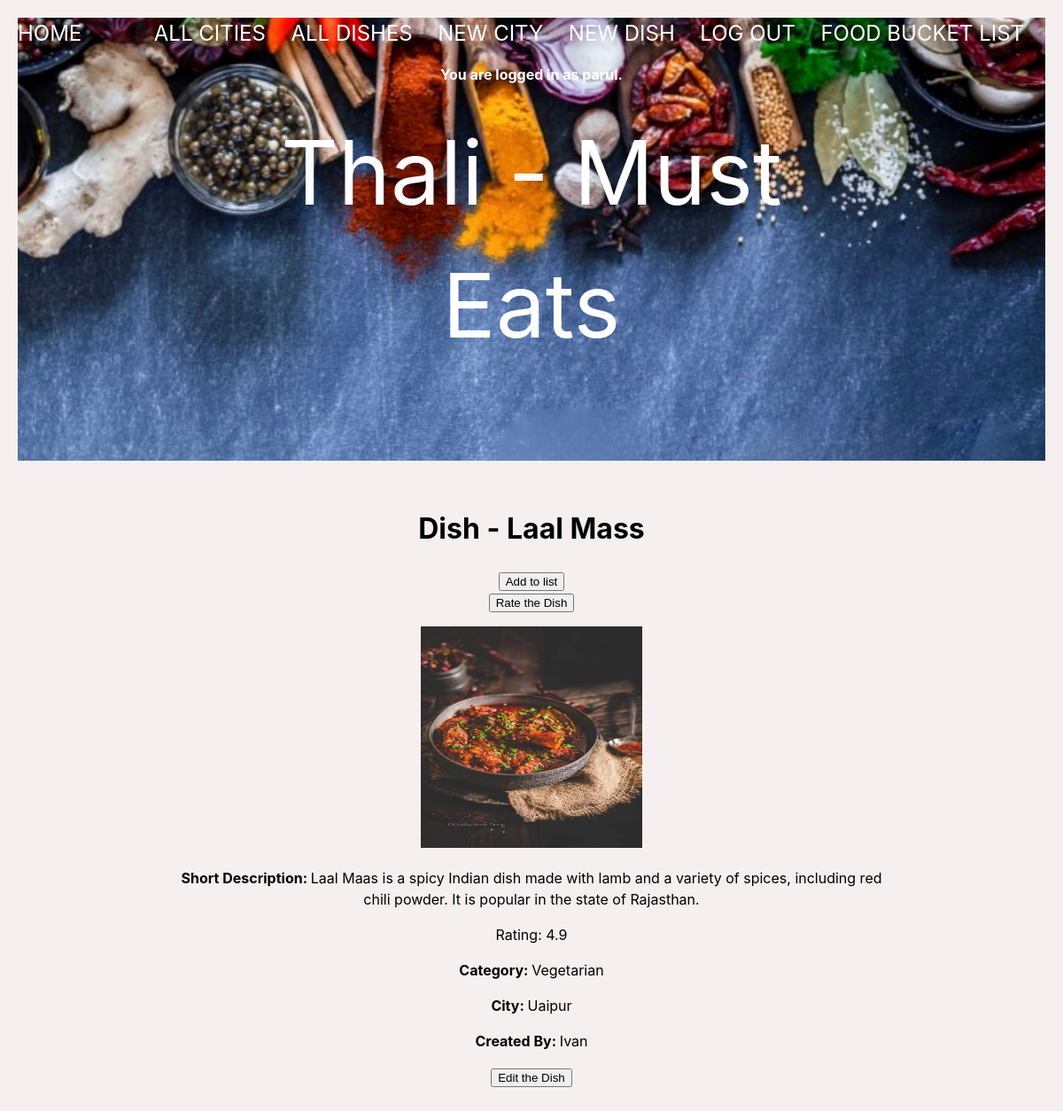
/dish/1 (signed in), run on the app's committed database.
### thali_app/models.py (models this page shows, shortened)
class User(UserMixin, db.Model):
    id = db.Column(db.Integer, primary_key=True)
    username = db.Column(db.String(80), nullable=False)
    password = db.Column(db.String(80), nullable=False)
    favorites_list_user = db.relationship(
        'Dish', secondary='user_favorites_list', back_populates='favorites_list_dishes')
    def __str__(self):
        return f"{self.username}"

class Dish(db.Model):
    id = db.Column(db.Integer, primary_key=True)
    name = db.Column(db.String(80), nullable=False)
    short_desc = db.Column(db.String(250), nullable=False)
    category = db.Column(db.Enum(FoodCategory), default=FoodCategory.OTHER)
    photo_url = db.Column(URLType)
    where_to_eat = db.Column(db.String(80), nullable=False)
    rating = db.Column(db.Float, default=0)
    ratings = db.relationship('Rating', backref='dish')
    city_id = db.Column(
        db.Integer, db.ForeignKey('city.id'), nullable=False)
    city = db.relationship('City', back_populates='dishes')
    state = db.relationship('City', back_populates='dishes')
    country = db.relationship('City', back_populates='dishes')
    created_by_id = db.Column(db.Integer, db.ForeignKey('user.id'))
    created_by = db.relationship('User')
    favorites_list_dishes = db.relationship(
        'User', secondary='user_favorites_list', back_populates='favorites_list_user')

class City(db.Model):
    id = db.Column(db.Integer, primary_key=True)
    name = db.Column(db.String(80), nullable=False)
    state = db.Column(db.String(80), nullable=False)
    region = db.Column(db.String(80), nullable=False)
    country = db.Column(db.String(80), nullable=False)
    short_desc = db.Column(db.String(500), nullable=False)
    dishes = db.relationship('Dish', back_populates='city')
    created_by_id = db.Column(db.Integer, db.ForeignKey('user.id'))
    created_by = db.relationship('User')

### thali_app/main/routes.py (the view)
@main.route('/dish/<dish_id>', methods=['GET', 'POST'])
@login_required
def dish_detail(dish_id):
    dish = Dish.query.get(dish_id)
    return render_template('dish_detail.html', dish=dish)

### thali_app/extensions.py (called while the page is built)
@login_manager.user_loader
def load_user(user_id):
    return User.query.get(user_id)

### thali_app/utils.py (called while the page is built)
    def __str__(self):
        return str(self.value)

### thali_app/templates/dish_detail.html
{% extends 'base.html' %}
{% block content %}
<h1>Dish - {{ dish.name }}</h1>
<form action="/add_to_favorites_list/{{ dish.id }}" method="post">
    <input type="submit" value="Add to list">
</form>
<form action="/dish/{{ dish.id }}/rate" method="post">
    <input type="submit" value="Rate the Dish">
</form>
<p><img src="{{ dish.photo_url }}" width="250px" height="250px"></p>
<p><strong>Short Description: </strong> {{ dish.short_desc }}</p>
<p>Rating: {{ dish.rating }}</p>
<p><strong>Category: </strong> {{ dish.category }}</p>
<p><strong>City: </strong> {{ dish.city.name }} </p>
<p><strong>Created By: </strong>{{ dish.created_by }}</p>
<form action="/dish/{{ dish.id }}/edit" method="post">
    <input type="submit" value="Edit the Dish">
</form>
{% endblock %}

### thali_app/templates/base.html (shortened to what this page needs)
<!DOCTYPE html>
<html>
    <head>
        <link rel="stylesheet" href="/static/style.css">
    </head>
    <body>
        <div class="page-header">
            <header>Thali - Must Eats</header>
            <nav>
                <a href="/">Home</a>
                <div>
                    {% if current_user.is_authenticated %}
                        <a href="/">All Cities</a>
                        <a href="/all_dishes">All Dishes</a>
                        <a href="/new_city">New City</a>
                        <a href="/new_dish">New Dish</a>
                        <a href="/logout">Log Out</a>
                        <a href="/favorites_list">Food Bucket List</a>
                    {% else %}
                    <!-- Only show these links if the current user is NOT
                        authenticated (logged in)! -->
                        <a href="/signup">Sign Up</a>
                        <a href="/login">Log In</a>
                    {% endif %}
                </div>
            </nav>
            {% if current_user.is_authenticated %}
                <p><b>You are logged in as {{ current_user.username }}.</b></p>
            {% endif %}
        </div>
        <div id="content">
            {% block content %}{% endblock %}
        </div>
    </body>
</html>

### thali_app/static/style.css (style rules this page uses)
body { font-family: -apple-system, BlinkMacSystemFont, 'Segoe UI', 'Roboto', 'Oxygen', 'Ubuntu', 'Cantarell', 'Fira Sans', 'Droid Sans', 'Helvetica Neue', sans-serif; -webkit-font-smoothing: antialiased; -moz-osx-font-smoothing: grayscale; line-height: 1.5; margin: 0; padding: 20px; text-align: center; background-color: rgb(245, 239, 239); }
.page-header { background-image: url('/static/img/background.jpeg'); background-size: cover; height: 500px; position: relative; color: #fff; }
.page-header::after { position: absolute; top: 0; left: 0; width: 100%; height: 100%; background-color: rgba(0, 0, 0, 0.4); }
.page-header header { position: absolute; top: 50%; left: 50%; transform: translate(-50%, -50%); text-align: center; color: white; z-index: 1; font-size: 100px; }
nav { display: flex; justify-content: space-between; align-items: center; }
nav a { color: white; font-size: 1.5rem; margin-right: 1.5rem; text-decoration: none; text-transform: uppercase; }
#content { max-width: 800px; margin: 0 auto; padding: 2rem; }

### data on the page
User: username "parul"
Dish: name "Laal Mass", photo_url (picture), short_desc "Laal Maas is a spicy Indian dish made with lamb and a variety of spices, including red chili powder. It is popular in the state of Rajasthan.", rating "4.9", category "Vegetarian"
City: city.name "Uaipur"
User: created_by "Ivan"
